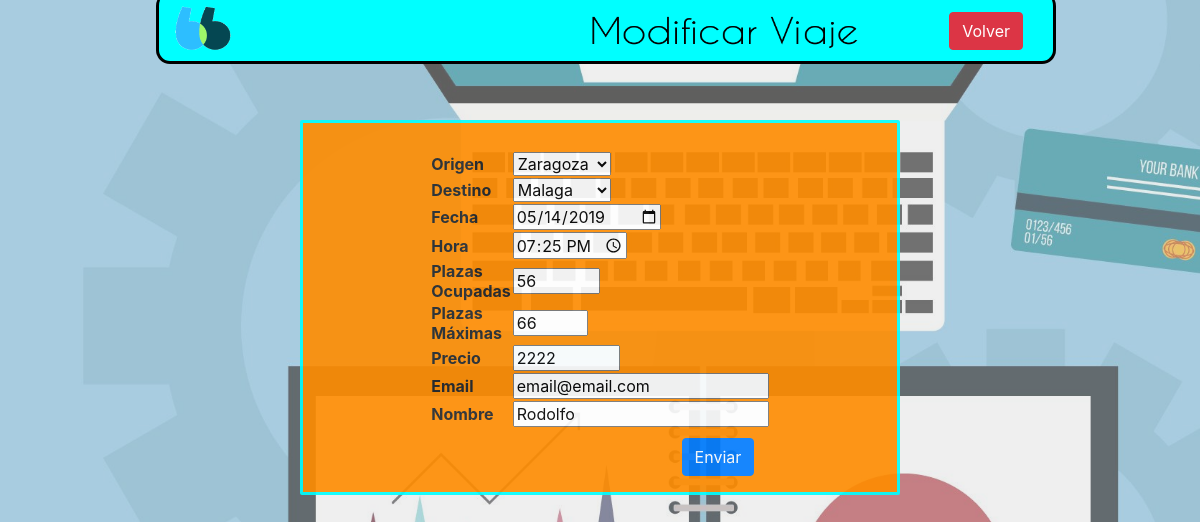
The page /modificarViaje.php?id=17 on the database its author committed.
### tables this page shows
CREATE TABLE `viajes` (
  `idviaje` int(11) NOT NULL,
  `idorigen` int(11) NOT NULL,
  `iddestino` int(11) NOT NULL,
  `fecha` date NOT NULL,
  `hora` time NOT NULL,
  `plazasocupadas` int(11) NOT NULL,
  `precio` int(11) NOT NULL,
  `plazasmax` int(11) NOT NULL,
  `email` varchar(30) NOT NULL,
  `nombre` varchar(40) NOT NULL
);

### modificarViaje.php (the view, shortened to what this page needs)
<html>
	<head>
		<link rel="stylesheet" href="https://stackpath.bootstrapcdn.com/bootstrap/4.3.1/css/bootstrap.min.css">
		<link rel="stylesheet" href="estilos.css">
	</head>
	<body style="background-image:url('imagenes/fondogestion.png');background-size:cover">
		<div class="container-fluid" id="barraSuperior">
			<a href="index.php"><img src="imagenes/blablacar2.png" width="58px" height="54px" style="margin-top:9px"></a>
			<img src="imagenes/textmodificar.png" width="300px" height="50px" style="position:absolute;left:415px;top:23px">
		 	<input type="button" class="btn btn-danger" value="Volver" style="position:absolute;right:30px;top:20px" onclick="window.open('panelcontrol.php')">
		 </div>
		<div class="col-6 offset-3" style="margin-top:10%;background-color:darkorange;opacity:0.9;border:3px solid aqua;border-radius:2px;color:white">
			<?php
				include("conexion_bd.php");
				$sql="SELECT * FROM localidades";
				$registros=mysqli_query($conexion,$sql) or die ("Error en la consulta $sql");
				$registros2=mysqli_query($conexion,$sql) or die ("Error en la consulta $sql");
				$sqlDatos="SELECT * FROM viajes as v, localidades as l WHERE idviaje=$_GET[id] AND v.idorigen=l.idlocalidad";
				$registrosDatos=mysqli_query($conexion,$sqlDatos) or die ("Error en la consulta $sqlDatos");
				$lineaDatos=mysqli_fetch_array($registrosDatos);
				$sqlDatos2="SELECT * FROM viajes as v, localidades as l WHERE idviaje=$_GET[id] AND v.iddestino=l.idlocalidad";
				$registrosDatos2=mysqli_query($conexion,$sqlDatos2) or die ("Error en la consulta $sqlDatos2");
				$lineaDatos2=mysqli_fetch_array($registrosDatos2);
			?>
			<form name="datos" id="datos" method="post" action="updDatos.php?id=<?php echo"$lineaDatos[idviaje]"; ?>">
				<table align="center" width="40%" style="margin-top:5%">
					<tr>
						<td><b>Origen</b></td>
						<td>
							<select name="origen" id="origen">
							<?php
								while($linea=mysqli_fetch_array($registros)){
									if($linea[idlocalidad]==$lineaDatos[idlocalidad])
										echo
										"<option value='$lineaDatos[idlocalidad]'selected>$lineaDatos[localidad]</option>";
									else
										echo
										"<option value='$linea[idlocalidad]'>$linea[localidad]</option>";
								}
							?>
					 		</select>
						</td>
					</tr>
					<tr>
						<td><b>Destino</b></td>
						<td>
							<select name="destino" id="destino">
								<?php
									while($linea2=mysqli_fetch_array($registros2)){
										if($linea2[idlocalidad]==$lineaDatos2[iddestino])
											echo
											"<option value='$lineaDatos2[idlocalidad]'selected>$lineaDatos2[localidad]</option>";
										else
											echo
											"<option value='$linea2[idlocalidad]'>$linea2[localidad]</option>";
									}
								?>
					 		</select>
						</td>
					</tr>
					<tr>
						<td><b>Fecha</b></td>
						<td>
							<?php
								echo"<input type='date' name='fecha' value='$lineaDatos[fecha]'>";
							?>
						</td>
					</tr>
					<tr>
						<td><b>Hora</b></td>
						<td>
							<?php
								echo"<input type='time' name='hora' value='$lineaDatos[hora]'>";
							?>
						</td>
					</tr>
					<tr>
						<td><b>Plazas Ocupadas</b></td>
						<td>
							<?php
								echo"<input type='number' name='plazasocupadas' min='1' max='65' maxlength='2' oninput='maxLengthCheck(this)' value='$lineaDatos[plazasocupadas]'";
							?>
						</td>
					</tr>
					<tr>
						<td><b>Plazas Máximas</b></td>
						<td>
							<?php
								echo"<input type='number' name='plazasmax' min='30' max='65' maxlength = '2' oninput='maxLengthCheck(this)' style='max-width:75px' value='$lineaDatos[plazasmax]'>";
							?>
						</td>
					</tr>
					<tr>
						<td><b>Precio</b></td>
						<td>
							<?php
								echo"<input type='number' name='precio' min='1500' max='2500' step='50' maxlength = '4' oninput='maxLengthCheck(this)' value='$lineaDatos[precio]'>";
							?>
						</td>
					</tr>
					<tr>
						<td><b>Email</b></td>
						<td>
							<?php
								echo"<input type='email' name='email' style='max-width:350px' value='$lineaDatos[email]'>";
							?>
						</td>
					</tr>
					<tr>
						<td><b>Nombre</b></td>
						<td>
							<?php
								echo"<input type='text' name='nombre' placeholder='Nombre' style='max-width:350px' value='$lineaDatos[nombre]'>";
							?>
						</td>
					</tr>
				</table>
				<div class="btn-group" role="group" aria-label="Basic example">
					<button type="submit" class="btn btn-primary" style="margin-left:500%;margin-top:10px">Enviar</button>
				</div>
			</form>
		</div>
	</body>
</html>

### rows shown on the page
viajes: fecha "05/14/2019", hora "19:25:00", plazasocupadas "56", plazasmax "66", precio "2222", email "email@email.com", nombre "Rodolfo"

### other values the page prints
form field origen "Zaragoza"
form field destino "Malaga"
